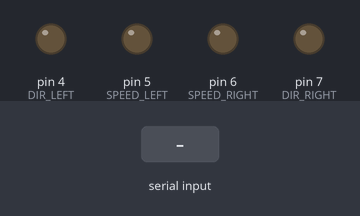
The sketch below on a simulated Arduino Uno, built with avr-gcc and run on an emulated ATmega328P. Parts: output pins drawn as LEDs (lit = HIGH). Inputs (shaded band) come from the test bench. What the sketch prints to the serial monitor is not drawn.

Above: at 1.2 s.
1.3 s: "F" received over the second serial link
At 2.5 s:
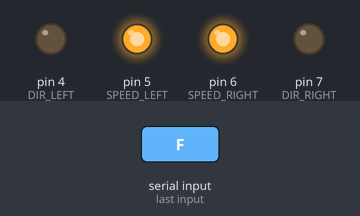
2.8 s: "B" received over the second serial link
At 3.9 s:
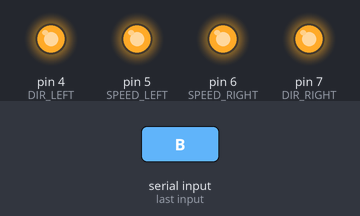
4.3 s: "L" received over the second serial link
At 5.0 s:
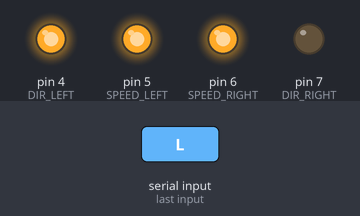
5.8 s: "R" received over the second serial link
At 6.1 s:
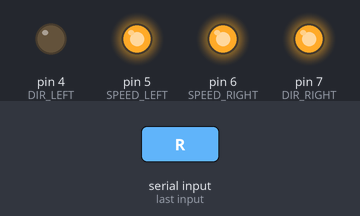
7.3 s: "S" received over the second serial link
At 8.5 s:
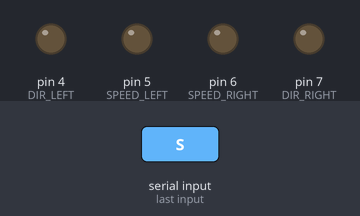
Timing chart, 0 to 9.8 s (numbered marks = the images above; inputs shaded):
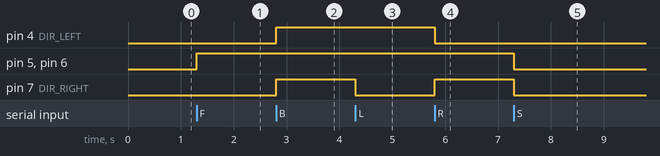

The sketch:

BluetoothControl.ino
```cpp
#include <SoftwareSerial.h>

#define DIR_LEFT 4
#define DIR_RIGHT 7
#define SPEED_RIGHT 6
#define SPEED_LEFT 5

#define FORWARD_LEFT LOW
#define FORWARD_RIGHT LOW

void move(bool left_dir, int left_speed, bool right_dir, int right_speed){
	digitalWrite(DIR_LEFT, left_dir);
	digitalWrite(DIR_RIGHT, right_dir);
	analogWrite(SPEED_RIGHT, right_speed);
	analogWrite(SPEED_LEFT, left_speed);
}

void backward(int left_speed, int right_speed){
	move(!FORWARD_LEFT, left_speed, !FORWARD_RIGHT, right_speed);
}

void backward(int speed){
	backward(speed, speed);
}

void forward(int left_speed, int right_speed){
	move(FORWARD_LEFT, left_speed, FORWARD_RIGHT, right_speed);
}

void forward(int speed){
	forward(speed, speed);
}

void stop(){
	forward(0);
}

//steepness - насколько круто поворачивать где 0 - длинный поворот, а 255 - крутой.
void turn_left(int steepness){
	int speed = 255;
	forward(255-steepness, speed);
}

void turn_right(int steepness){
	int speed = 255;
	forward(speed, 255-steepness);
}

//вращение на месте
void rotate_left(int speed){
	move(!FORWARD_LEFT, speed, FORWARD_RIGHT, speed);
}

void rotate_right(int speed){
	move(FORWARD_LEFT, speed, !FORWARD_RIGHT, speed);
}


SoftwareSerial mySerial(10, 11); // RX, TX

void setup() {
	pinMode(DIR_LEFT, OUTPUT);
	pinMode(DIR_RIGHT, OUTPUT);
	pinMode(SPEED_LEFT, OUTPUT);
	pinMode(SPEED_RIGHT, OUTPUT);
  // Open serial communications and wait for port to open:
  Serial.begin(9600);
  while (!Serial) {
    ; // wait for serial port to connect. Needed for native USB port only
  }


  Serial.println("Goodnight moon!");

  // set the data rate for the SoftwareSerial port
  mySerial.begin(9600);
  mySerial.println("Hello, world?");
}

void loop() { // run over and over
  if (mySerial.available()) {
    // Serial.write(mySerial.read());
    char c = mySerial.read();
    if (c=='F'){
    	forward(255);
    }else if (c=='S'){
    	stop();
    }else if (c=='B'){
    	backward(255);
    }else if (c=='L'){
    	rotate_left(255);
    }else if (c=='R'){
    	rotate_right(255);
    }

  }
  // if (Serial.available()) {
    // mySerial.write(Serial.read());
  // }
}
```

Measured:
- after the input at 1.3 s, pin 5 (SPEED_LEFT), pin 6 (SPEED_RIGHT): LOW → HIGH at once
- after the input at 2.8 s, pin 4 (DIR_LEFT), pin 7 (DIR_RIGHT): LOW → HIGH at once
- after the input at 4.3 s, pin 7 (DIR_RIGHT): HIGH → LOW at once
- after the input at 5.8 s, pin 4 (DIR_LEFT): HIGH → LOW at once; pin 7 (DIR_RIGHT): LOW → HIGH at once
- after the input at 7.3 s, pin 5 (SPEED_LEFT), pin 6 (SPEED_RIGHT), pin 7 (DIR_RIGHT): HIGH → LOW at once
